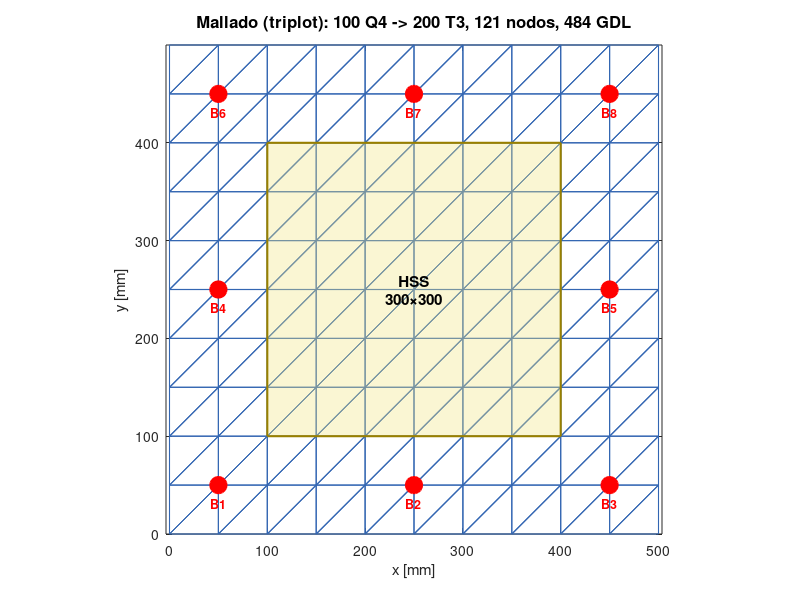
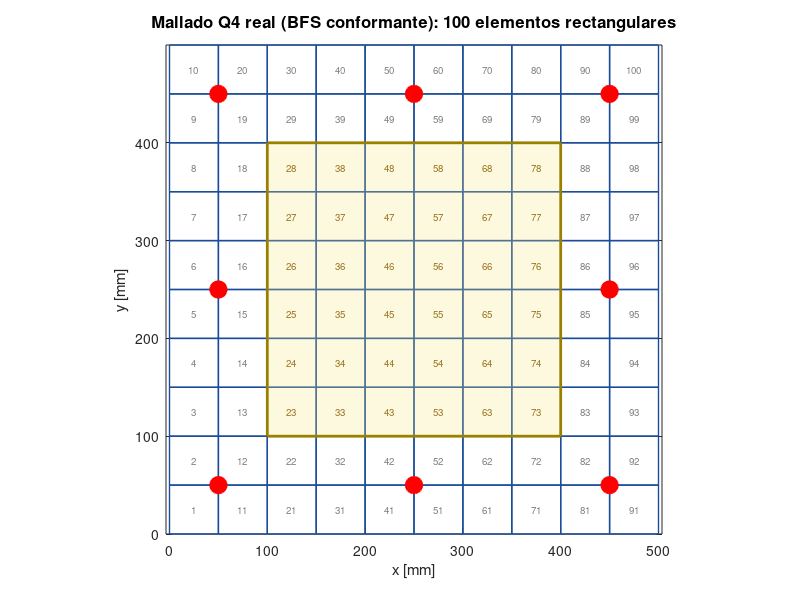
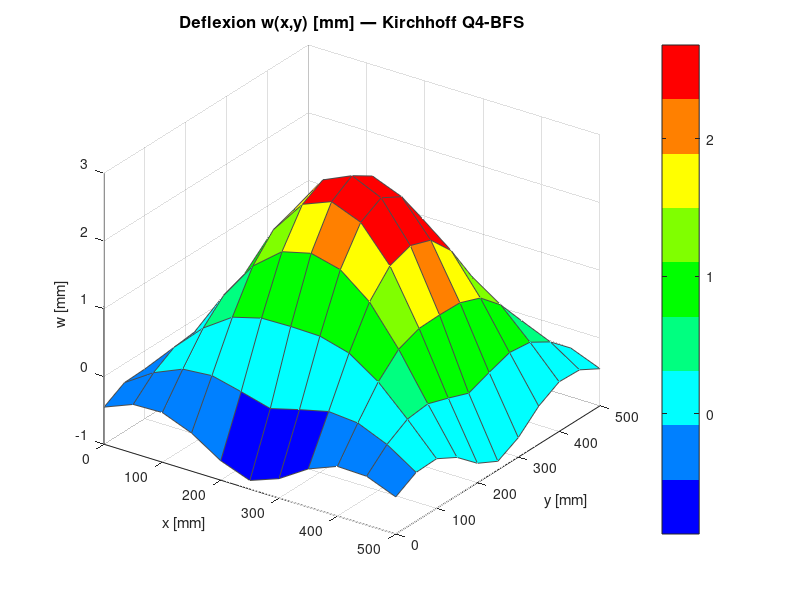
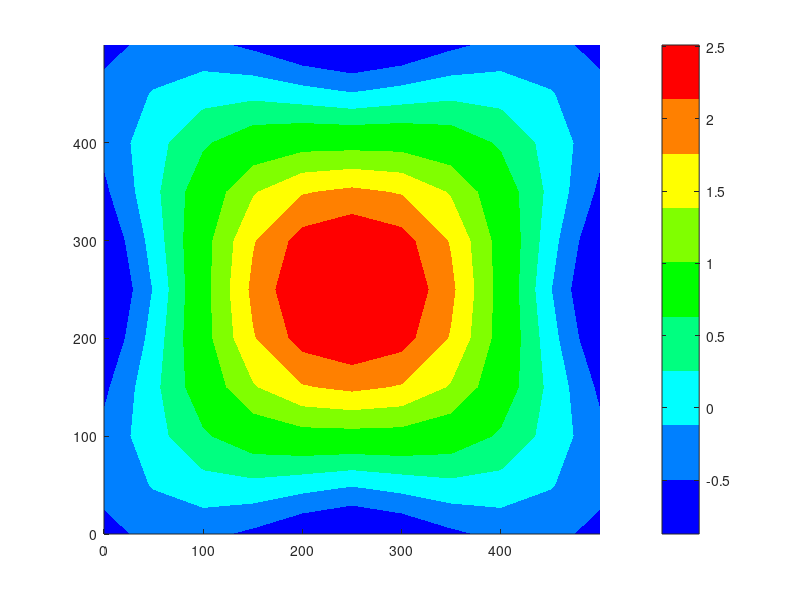

These figures' MATLAB source, in order: (Note: this script raises an error after producing the figures.)
% =========================================================================
% Placa base CFT — FEM KIRCHHOFF PURO (sin PDE Toolbox, MATLAB R2017a)
% -------------------------------------------------------------------------
% Elemento  : Q4-BFS (4 nodos rectangulares, 16 GDL/elem)
% GDL/nodo  : w, theta_x = dw/dx, theta_y = dw/dy, psi = d2w/(dx dy)
% Shape fns : Hermitianas cubicas (producto tensorial)
% Cuadratura: Gauss-Legendre 4x4
% BC        : apoyos puntuales en los 8 pernos perimetrales (w = 0 con penalty)
% Carga     : presion uniforme q_HSS = P/A_HSS sobre la huella del HSS
% =========================================================================
close all; clc;
mkdir('demo_fem_figs');

t_total = tic;

%% ---------- Datos ----------
a    = 0.5;       % lado placa X [m]
b    = 0.5;       % lado placa Y [m]
t_pl = 0.030;     % espesor [m]
E    = 200e6;     % E acero [kN/m^2]  (200 GPa)
nu   = 0.3;

P_axial = 1500;       % [kN] carga axial CFT
b_col   = 0.30;       % HSS lado [m]
A_HSS   = b_col*b_col;
q_HSS   = P_axial / A_HSS;   % [kN/m^2]
fprintf('Carga distribuida bajo HSS: q = %.0f kN/m2\n', q_HSS);

edge = 0.05;          % distancia perno -> borde

%% ---------- Mesh ----------
n_a = 10;             % elementos en X (a_1 = 50 mm)
n_b = 10;             % elementos en Y
n_e = n_a*n_b;
n_j = (n_a+1)*(n_b+1);
a_1 = a/n_a;
b_1 = b/n_b;
n_dof = 4;
n_k   = n_dof*4;      % 16

% Nodos (column-major: y inner, x outer) — igual que Rectangular_Slab_FEA.m
x_j = zeros(n_j, 1);
y_j = zeros(n_j, 1);
x = 0; y = 0;
for j = 1:n_j
    x_j(j) = x;
    y_j(j) = y;
    y = y + b_1;
    if y > b + 1e-9
        y = 0;
        x = x + a_1;
    end
end

% Conectividad Q4 (CCW desde nodo inferior-izq)
e_j = zeros(n_e, 4);
for ia = 1:n_a
    for ib = 1:n_b
        e = ib + n_b*(ia-1);
        j_corner = e + ia - 1;
        e_j(e, 1) = j_corner;
        e_j(e, 2) = j_corner + n_b + 1;
        e_j(e, 3) = j_corner + n_b + 2;
        e_j(e, 4) = j_corner + 1;
    end
end

%% ---------- Pernos perimetrales (8) ----------
xp = [edge, a/2, a-edge, edge, a-edge, edge, a/2, a-edge];
yp = [edge, edge, edge, b/2, b/2, b-edge, b-edge, b-edge];
nPernos = numel(xp);

% Nodo mas cercano para cada perno (snap a la malla)
nodo_perno = zeros(nPernos, 1);
for k = 1:nPernos
    d2 = (x_j - xp(k)).^2 + (y_j - yp(k)).^2;
    [~, idx] = min(d2);
    nodo_perno(k) = idx;
end
fprintf('Pernos -> nodos: %s\n', mat2str(nodo_perno'));

%% ---------- Matriz constitutiva D (Kirchhoff bending) ----------
D = E*t_pl^3/(12*(1-nu^2)) * [1, nu, 0; nu, 1, 0; 0, 0, (1-nu)/2];

%% ---------- Gauss-Legendre 4x4 en [0,1] ----------
gp = [0.0694318442029737, 0.3300094782075719, 0.6699905217924281, 0.9305681557970263];
gw = [0.1739274225687269, 0.3260725774312731, 0.3260725774312731, 0.1739274225687269];

%% ---------- K_e (16x16) ----------
K_e = zeros(n_k, n_k);
for ig = 1:4
    for jg = 1:4
        xi = gp(ig); eta = gp(jg); wgt = gw(ig)*gw(jg);
        % --- Hermite en xi (longitud a_1) ---
        P1a = 1 - xi^2*(3-2*xi);   P2a = xi*a_1*(1-xi*(2-xi));
        P3a = xi^2*(3-2*xi);       P4a = xi^2*a_1*(xi-1);
        Pdd1a = -(6/a_1^2)*(1-2*xi);  Pdd2a = -(2/a_1)*(2-3*xi);
        Pdd3a =  (6/a_1^2)*(1-2*xi);  Pdd4a = -(2/a_1)*(1-3*xi);
        Pd1a = -6*(xi/a_1)*(1-xi);    Pd2a = 1 - xi*(4-3*xi);
        Pd3a =  6*(xi/a_1)*(1-xi);    Pd4a = -xi*(2-3*xi);
        % --- Hermite en eta (longitud b_1) ---
        P1b = 1 - eta^2*(3-2*eta);  P2b = eta*b_1*(1-eta*(2-eta));
        P3b = eta^2*(3-2*eta);      P4b = eta^2*b_1*(eta-1);
        Pdd1b = -(6/b_1^2)*(1-2*eta); Pdd2b = -(2/b_1)*(2-3*eta);
        Pdd3b =  (6/b_1^2)*(1-2*eta); Pdd4b = -(2/b_1)*(1-3*eta);
        Pd1b = -6*(eta/b_1)*(1-eta);  Pd2b = 1 - eta*(4-3*eta);
        Pd3b =  6*(eta/b_1)*(1-eta);  Pd4b = -eta*(2-3*eta);

        % B (3 x 16): [kappa_x; kappa_y; 2*kappa_xy]
        B1 = [Pdd1a*P1b, Pdd2a*P1b, Pdd1a*P2b, Pdd2a*P2b, ...
              Pdd3a*P1b, Pdd4a*P1b, Pdd3a*P2b, Pdd4a*P2b, ...
              Pdd3a*P3b, Pdd4a*P3b, Pdd3a*P4b, Pdd4a*P4b, ...
              Pdd1a*P3b, Pdd2a*P3b, Pdd1a*P4b, Pdd2a*P4b];
        B2 = [P1a*Pdd1b, P2a*Pdd1b, P1a*Pdd2b, P2a*Pdd2b, ...
              P3a*Pdd1b, P4a*Pdd1b, P3a*Pdd2b, P4a*Pdd2b, ...
              P3a*Pdd3b, P4a*Pdd3b, P3a*Pdd4b, P4a*Pdd4b, ...
              P1a*Pdd3b, P2a*Pdd3b, P1a*Pdd4b, P2a*Pdd4b];
        B3 = 2*[Pd1a*Pd1b, Pd2a*Pd1b, Pd1a*Pd2b, Pd2a*Pd2b, ...
                Pd3a*Pd1b, Pd4a*Pd1b, Pd3a*Pd2b, Pd4a*Pd2b, ...
                Pd3a*Pd3b, Pd4a*Pd3b, Pd3a*Pd4b, Pd4a*Pd4b, ...
                Pd1a*Pd3b, Pd2a*Pd3b, Pd1a*Pd4b, Pd2a*Pd4b];
        B = [B1; B2; B3];
        K_e = K_e + (B')*D*B * a_1*b_1*wgt;
    end
end

%% ---------- Vector elemental F_e (uniforme dentro del elem.) ----------
% Lo recalculamos solo para elementos cuyo centro cae bajo el HSS.
F_e_unit = zeros(n_k, 1);
for ig = 1:4
    for jg = 1:4
        xi = gp(ig); eta = gp(jg); wgt = gw(ig)*gw(jg);
        P1a = 1 - xi^2*(3-2*xi);   P2a = xi*a_1*(1-xi*(2-xi));
        P3a = xi^2*(3-2*xi);       P4a = xi^2*a_1*(xi-1);
        P1b = 1 - eta^2*(3-2*eta); P2b = eta*b_1*(1-eta*(2-eta));
        P3b = eta^2*(3-2*eta);     P4b = eta^2*b_1*(eta-1);
        N = [P1a*P1b, P2a*P1b, P1a*P2b, P2a*P2b, ...
             P3a*P1b, P4a*P1b, P3a*P2b, P4a*P2b, ...
             P3a*P3b, P4a*P3b, P3a*P4b, P4a*P4b, ...
             P1a*P3b, P2a*P3b, P1a*P4b, P2a*P4b];
        F_e_unit = F_e_unit + (N')*a_1*b_1*wgt;
    end
end

% Mascara: elementos bajo HSS (huella 300x300 centrada)
HSS_x0 = (a - b_col)/2;  HSS_y0 = (b - b_col)/2;
HSS_x1 = HSS_x0 + b_col; HSS_y1 = HSS_y0 + b_col;
elem_bajo_HSS = false(n_e, 1);
for e = 1:n_e
    xc_e = mean(x_j(e_j(e,:)));
    yc_e = mean(y_j(e_j(e,:)));
    elem_bajo_HSS(e) = (xc_e > HSS_x0) && (xc_e < HSS_x1) && ...
                       (yc_e > HSS_y0) && (yc_e < HSS_y1);
end
fprintf('Elementos bajo huella HSS: %d / %d\n', sum(elem_bajo_HSS), n_e);

%% ---------- Ensamblaje global ----------
n_g = n_dof*n_j;
K = zeros(n_g, n_g);
F = zeros(n_g, 1);
for e = 1:n_e
    q_e = q_HSS * double(elem_bajo_HSS(e));   % presion solo bajo HSS
    F_e = q_e * F_e_unit;
    gdl_e = zeros(n_k, 1);
    for i = 1:4
        gi = e_j(e, i);
        for ii = 1:n_dof
            gdl_e(n_dof*(i-1)+ii) = n_dof*(gi-1) + ii;
        end
    end
    K(gdl_e, gdl_e) = K(gdl_e, gdl_e) + K_e;
    F(gdl_e)        = F(gdl_e) + F_e;
end

%% ---------- BC: apoyos puntuales en pernos (w = 0) ----------
k_pen = 1e20;
for k = 1:nPernos
    g = n_dof*(nodo_perno(k)-1) + 1;   % DOF w del nodo del perno
    K(g, g) = K(g, g) + k_pen;
end

%% ---------- Solve ----------
fprintf('Resolviendo K (%dx%d) ...\n', n_g, n_g);
Z = K \ F;
fprintf('Listo. Tiempo total hasta aqui: %.2f s\n', toc(t_total));

% Deflexion en cada nodo
w_nodo = Z(1:n_dof:end);   % vector de w en cada nodo (mm cuando *1000)
W_mat = zeros(n_b+1, n_a+1);
X_grid = zeros(n_b+1, n_a+1);
Y_grid = zeros(n_b+1, n_a+1);
for i = 1:n_a+1
    for j = 1:n_b+1
        node = (i-1)*(n_b+1) + j;
        X_grid(j, i) = x_j(node);
        Y_grid(j, i) = y_j(node);
        W_mat(j, i)  = w_nodo(node) * 1000;   % mm
    end
end

fprintf('w_max (centro placa) = %.4f mm\n', W_mat(round((n_b+1)/2), round((n_a+1)/2)));
fprintf('w_min (mas negativa) = %.4f mm\n', min(min(W_mat)));
fprintf('w_max (mas positiva) = %.4f mm\n', max(max(W_mat)));

%% =========================================================================
%  VISUALIZACION DEL MALLADO (3 formas distintas)
%% =========================================================================
% Colormap SAP2000 (azul -> verde -> amarillo -> rojo)
sap2000_cmap = [0,0,1; 0,0.5,1; 0,1,1; 0,1,0.5; 0,1,0; ...
                0.5,1,0; 1,1,0; 1,0.5,0; 1,0,0];

%% --- FIG 1: triplot (Q4 splitado en 2 T3) ---
T = zeros(2*n_e, 3);
for e = 1:n_e
    T(2*e-1, :) = [e_j(e,1), e_j(e,2), e_j(e,3)];
    T(2*e,   :) = [e_j(e,1), e_j(e,3), e_j(e,4)];
end
figure('Position',[80 80 800 750]); hold on;
triplot(T, x_j*1000, y_j*1000, 'Color',[.2 .4 .7], 'LineWidth',0.8);
% Marcar pernos
for k = 1:nPernos
    plot(xp(k)*1000, yp(k)*1000, 'ro', 'MarkerSize',12, ...
         'MarkerFaceColor','r', 'LineWidth',1.2);
    text(xp(k)*1000, yp(k)*1000-18, sprintf('B%d', k), ...
         'HorizontalAlignment','center', 'FontSize',9, ...
         'FontWeight','bold', 'Color','r');
end
% Sombra HSS
patch([HSS_x0 HSS_x1 HSS_x1 HSS_x0]*1000, ...
      [HSS_y0 HSS_y0 HSS_y1 HSS_y1]*1000, ...
      [.95 .9 .5], 'FaceAlpha',0.35, 'EdgeColor',[.6 .5 0], 'LineWidth',1.5);
text(a/2*1000, b/2*1000, sprintf('HSS\n%d\\times%d', b_col*1000, b_col*1000), ...
     'HorizontalAlignment','center', 'FontSize',11, 'FontWeight','bold');
title(sprintf('Mallado (triplot): %d Q4 -> %d T3, %d nodos, %d GDL', ...
              n_e, size(T,1), n_j, n_g), 'FontSize',12);
xlabel('x [mm]'); ylabel('y [mm]'); axis equal tight; grid on; box on;
saveas(gcf, 'demo_fem_figs/01_mesh_triplot.png');

%% --- FIG 2: Q4 reales con patch (los cuadrilateros) ---
figure('Position',[80 80 800 750]); hold on;
for e = 1:n_e
    nd = e_j(e, :);
    patch(x_j(nd)*1000, y_j(nd)*1000, 'w', ...
          'FaceColor','none', 'EdgeColor',[.1 .3 .6], 'LineWidth',1.0);
end
% Centro de cada elemento + numeracion (solo si malla pequeña)
if n_e <= 200
    for e = 1:n_e
        xc_e = mean(x_j(e_j(e,:)))*1000;
        yc_e = mean(y_j(e_j(e,:)))*1000;
        if elem_bajo_HSS(e)
            text(xc_e, yc_e, sprintf('%d', e), 'HorizontalAlignment','center', ...
                 'FontSize',7, 'Color',[.5 .3 0]);
        else
            text(xc_e, yc_e, sprintf('%d', e), 'HorizontalAlignment','center', ...
                 'FontSize',7, 'Color',[.5 .5 .5]);
        end
    end
end
% Huella HSS y pernos
patch([HSS_x0 HSS_x1 HSS_x1 HSS_x0]*1000, ...
      [HSS_y0 HSS_y0 HSS_y1 HSS_y1]*1000, ...
      [.95 .9 .5], 'FaceAlpha',0.25, 'EdgeColor',[.6 .5 0], 'LineWidth',2);
for k = 1:nPernos
    plot(xp(k)*1000, yp(k)*1000, 'ro', 'MarkerSize',12, ...
         'MarkerFaceColor','r', 'LineWidth',1.2);
end
title(sprintf('Mallado Q4 real (BFS conformante): %d elementos rectangulares', n_e), ...
      'FontSize',12);
xlabel('x [mm]'); ylabel('y [mm]'); axis equal tight; grid on; box on;
saveas(gcf, 'demo_fem_figs/02_mesh_Q4.png');

%% --- FIG 3: Surf 3D de la deflexion ---
figure('Position',[80 80 950 700]);
colormap(sap2000_cmap);
surf(X_grid*1000, Y_grid*1000, W_mat, 'EdgeColor',[.3 .3 .3], 'LineWidth',0.4);
title('Deflexion w(x,y) [mm] — Kirchhoff Q4-BFS', 'FontSize',12);
xlabel('x [mm]'); ylabel('y [mm]'); zlabel('w [mm]');
colorbar; view(35, 30); grid on;
saveas(gcf, 'demo_fem_figs/03_deflexion_surf.png');

%% --- FIG 4: Contour de la deflexion ---
figure('Position',[80 80 850 700]); hold on;
colormap(sap2000_cmap);
contourf(X_grid*1000, Y_grid*1000, W_mat, 20, 'LineColor','none');
cb = colorbar; cb.Label.String = 'w [mm]';
% Pernos
for k = 1:nPernos
    plot(xp(k)*1000, yp(k)*1000, 'ko', 'MarkerSize',10, ...
         'MarkerFaceColor','k');
end
% Huella HSS
plot([HSS_x0 HSS_x1 HSS_x1 HSS_x0 HSS_x0]*1000, ...
     [HSS_y0 HSS_y0 HSS_y1 HSS_y1 HSS_y0]*1000, ...
     'k--', 'LineWidth',1.5);
title('Contour deflexion w [mm]', 'FontSize',12);
xlabel('x [mm]'); ylabel('y [mm]'); axis equal tight; grid on; box on;
saveas(gcf, 'demo_fem_figs/04_deflexion_contour.png');

%% --- Momentos en nodos (promediados desde centros de elemento) ---
M_x_n = zeros(n_j, 1);
M_y_n = zeros(n_j, 1);
M_xy_n = zeros(n_j, 1);
cnt = zeros(n_j, 1);
for e = 1:n_e
    Z_e = zeros(16, 1);
    for i = 1:4
        gi = e_j(e, i);
        for ii = 1:4
            Z_e(4*(i-1)+ii) = Z(4*(gi-1)+ii);
        end
    end
    xi = 0.5; eta = 0.5;
    P1a = 1 - xi^2*(3-2*xi);  P2a = xi*a_1*(1-xi*(2-xi));
    P3a = xi^2*(3-2*xi);      P4a = xi^2*a_1*(xi-1);
    Pdd1a = -(6/a_1^2)*(1-2*xi); Pdd2a = -(2/a_1)*(2-3*xi);
    Pdd3a =  (6/a_1^2)*(1-2*xi); Pdd4a = -(2/a_1)*(1-3*xi);
    Pd1a = -6*(xi/a_1)*(1-xi);   Pd2a = 1 - xi*(4-3*xi);
    Pd3a =  6*(xi/a_1)*(1-xi);   Pd4a = -xi*(2-3*xi);
    P1b = 1 - eta^2*(3-2*eta); P2b = eta*b_1*(1-eta*(2-eta));
    P3b = eta^2*(3-2*eta);     P4b = eta^2*b_1*(eta-1);
    Pdd1b = -(6/b_1^2)*(1-2*eta); Pdd2b = -(2/b_1)*(2-3*eta);
    Pdd3b =  (6/b_1^2)*(1-2*eta); Pdd4b = -(2/b_1)*(1-3*eta);
    Pd1b = -6*(eta/b_1)*(1-eta); Pd2b = 1 - eta*(4-3*eta);
    Pd3b =  6*(eta/b_1)*(1-eta); Pd4b = -eta*(2-3*eta);
    B1 = [Pdd1a*P1b, Pdd2a*P1b, Pdd1a*P2b, Pdd2a*P2b, Pdd3a*P1b, Pdd4a*P1b, Pdd3a*P2b, Pdd4a*P2b, Pdd3a*P3b, Pdd4a*P3b, Pdd3a*P4b, Pdd4a*P4b, Pdd1a*P3b, Pdd2a*P3b, Pdd1a*P4b, Pdd2a*P4b];
    B2 = [P1a*Pdd1b, P2a*Pdd1b, P1a*Pdd2b, P2a*Pdd2b, P3a*Pdd1b, P4a*Pdd1b, P3a*Pdd2b, P4a*Pdd2b, P3a*Pdd3b, P4a*Pdd3b, P3a*Pdd4b, P4a*Pdd4b, P1a*Pdd3b, P2a*Pdd3b, P1a*Pdd4b, P2a*Pdd4b];
    B3 = 2*[Pd1a*Pd1b, Pd2a*Pd1b, Pd1a*Pd2b, Pd2a*Pd2b, Pd3a*Pd1b, Pd4a*Pd1b, Pd3a*Pd2b, Pd4a*Pd2b, Pd3a*Pd3b, Pd4a*Pd3b, Pd3a*Pd4b, Pd4a*Pd4b, Pd1a*Pd3b, Pd2a*Pd3b, Pd1a*Pd4b, Pd2a*Pd4b];
    B_c = [B1; B2; B3];
    M_e = -D*B_c*Z_e;
    for i = 1:4
        gi = e_j(e, i);
        M_x_n(gi)  = M_x_n(gi)  + M_e(1);
        M_y_n(gi)  = M_y_n(gi)  + M_e(2);
        M_xy_n(gi) = M_xy_n(gi) + M_e(3);
        cnt(gi) = cnt(gi) + 1;
    end
end
for j = 1:n_j
    if cnt(j) > 0
        M_x_n(j)  = M_x_n(j)  / cnt(j);
        M_y_n(j)  = M_y_n(j)  / cnt(j);
        M_xy_n(j) = M_xy_n(j) / cnt(j);
    end
end
Mx_mat  = zeros(n_b+1, n_a+1);
My_mat  = zeros(n_b+1, n_a+1);
Mxy_mat = zeros(n_b+1, n_a+1);
for i = 1:n_a+1
    for j = 1:n_b+1
        node = (i-1)*(n_b+1) + j;
        Mx_mat(j,i)  = M_x_n(node);
        My_mat(j,i)  = M_y_n(node);
        Mxy_mat(j,i) = M_xy_n(node);
    end
end

%% --- FIG 5: Mx contour ---
figure('Position',[80 80 850 700]); hold on;
colormap(sap2000_cmap);
contourf(X_grid*1000, Y_grid*1000, Mx_mat, 20, 'LineColor','none');
cb = colorbar; cb.Label.String = 'M_x [kN m/m]';
for k = 1:nPernos, plot(xp(k)*1000, yp(k)*1000, 'ko', 'MarkerSize',8, 'MarkerFaceColor','k'); end
plot([HSS_x0 HSS_x1 HSS_x1 HSS_x0 HSS_x0]*1000, ...
     [HSS_y0 HSS_y0 HSS_y1 HSS_y1 HSS_y0]*1000, 'k--', 'LineWidth',1.5);
title('Momento flector M_x  [kN m/m]', 'FontSize',12);
xlabel('x [mm]'); ylabel('y [mm]'); axis equal tight; grid on; box on;
saveas(gcf, 'demo_fem_figs/05_Mx.png');

%% --- FIG 6: My contour ---
figure('Position',[80 80 850 700]); hold on;
colormap(sap2000_cmap);
contourf(X_grid*1000, Y_grid*1000, My_mat, 20, 'LineColor','none');
cb = colorbar; cb.Label.String = 'M_y [kN m/m]';
for k = 1:nPernos, plot(xp(k)*1000, yp(k)*1000, 'ko', 'MarkerSize',8, 'MarkerFaceColor','k'); end
plot([HSS_x0 HSS_x1 HSS_x1 HSS_x0 HSS_x0]*1000, ...
     [HSS_y0 HSS_y0 HSS_y1 HSS_y1 HSS_y0]*1000, 'k--', 'LineWidth',1.5);
title('Momento flector M_y  [kN m/m]', 'FontSize',12);
xlabel('x [mm]'); ylabel('y [mm]'); axis equal tight; grid on; box on;
saveas(gcf, 'demo_fem_figs/06_My.png');

%% --- FIG 7: Mxy contour ---
figure('Position',[80 80 850 700]); hold on;
colormap(sap2000_cmap);
contourf(X_grid*1000, Y_grid*1000, Mxy_mat, 20, 'LineColor','none');
cb = colorbar; cb.Label.String = 'M_{xy} [kN m/m]';
for k = 1:nPernos, plot(xp(k)*1000, yp(k)*1000, 'ko', 'MarkerSize',8, 'MarkerFaceColor','k'); end
plot([HSS_x0 HSS_x1 HSS_x1 HSS_x0 HSS_x0]*1000, ...
     [HSS_y0 HSS_y0 HSS_y1 HSS_y1 HSS_y0]*1000, 'k--', 'LineWidth',1.5);
title('Momento torsor M_{xy}  [kN m/m]', 'FontSize',12);
xlabel('x [mm]'); ylabel('y [mm]'); axis equal tight; grid on; box on;
saveas(gcf, 'demo_fem_figs/07_Mxy.png');

%% ---------- Reporte ----------
fprintf('\n========================================================\n');
fprintf('  RESULTADOS FEM KIRCHHOFF Q4-BFS\n');
fprintf('========================================================\n');
fprintf('  Placa            : %.0f x %.0f x %.1f mm\n', a*1000, b*1000, t_pl*1000);
fprintf('  Material         : E = %.0f GPa, nu = %.2f\n', E/1e6, nu);
fprintf('  Malla            : %d x %d elementos (%d nodos, %d GDL)\n', n_a, n_b, n_j, n_g);
fprintf('  Carga total      : %.0f kN sobre %.0f x %.0f mm\n', P_axial, b_col*1000, b_col*1000);
fprintf('  Pernos           : %d apoyos puntuales (w = 0)\n', nPernos);
fprintf('  -------------------------------------------\n');
fprintf('  w_min (placa)    : %+.4f mm\n', min(min(W_mat)));
fprintf('  w_max (placa)    : %+.4f mm\n', max(max(W_mat)));
fprintf('  |Mx|_max         : %.3f kN m/m\n', max(max(abs(Mx_mat))));
fprintf('  |My|_max         : %.3f kN m/m\n', max(max(abs(My_mat))));
fprintf('  |Mxy|_max        : %.3f kN m/m\n', max(max(abs(Mxy_mat))));
fprintf('  -------------------------------------------\n');
fprintf('  Tiempo total     : %.2f s\n', toc(t_total));
fprintf('========================================================\n\n');

disp('Done.');
